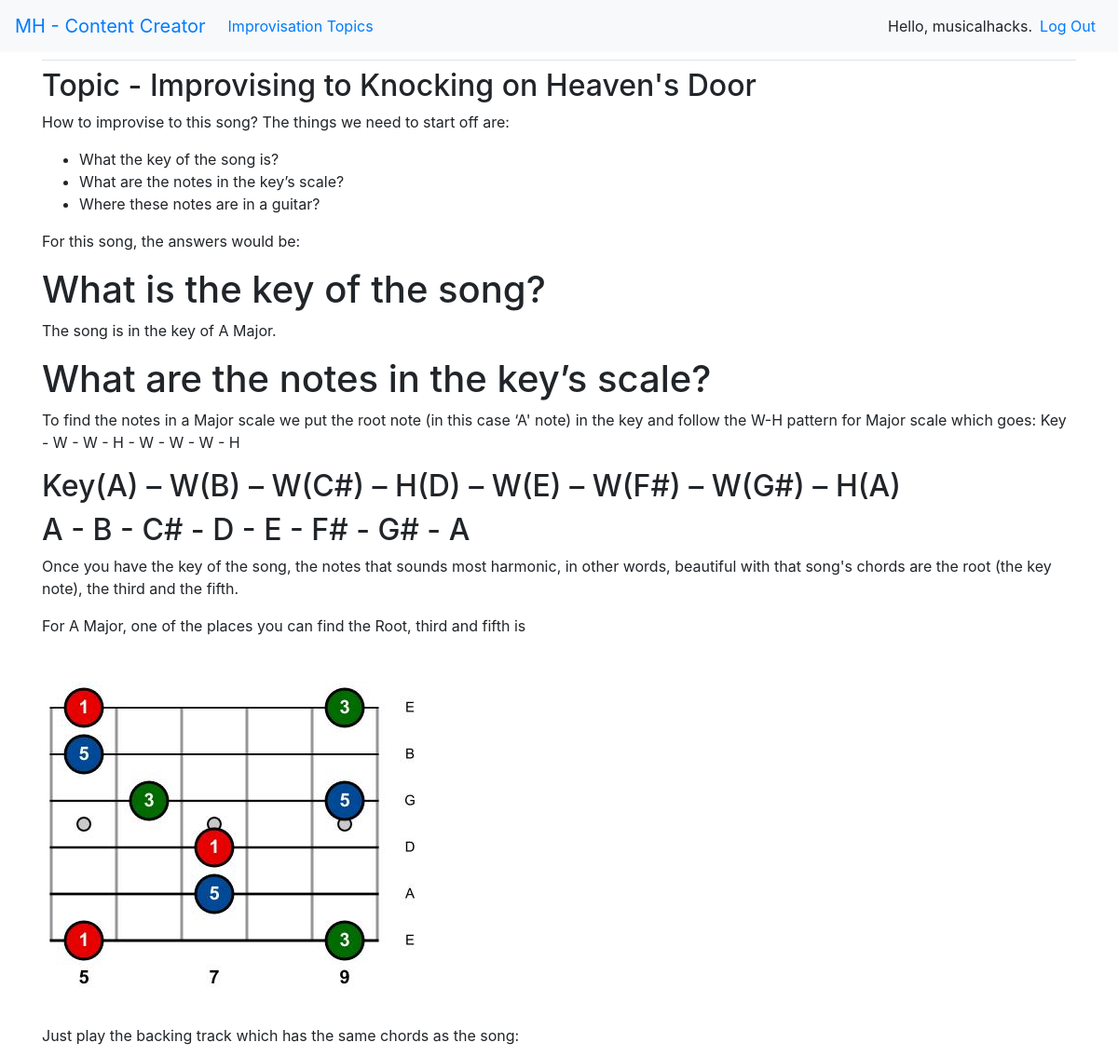
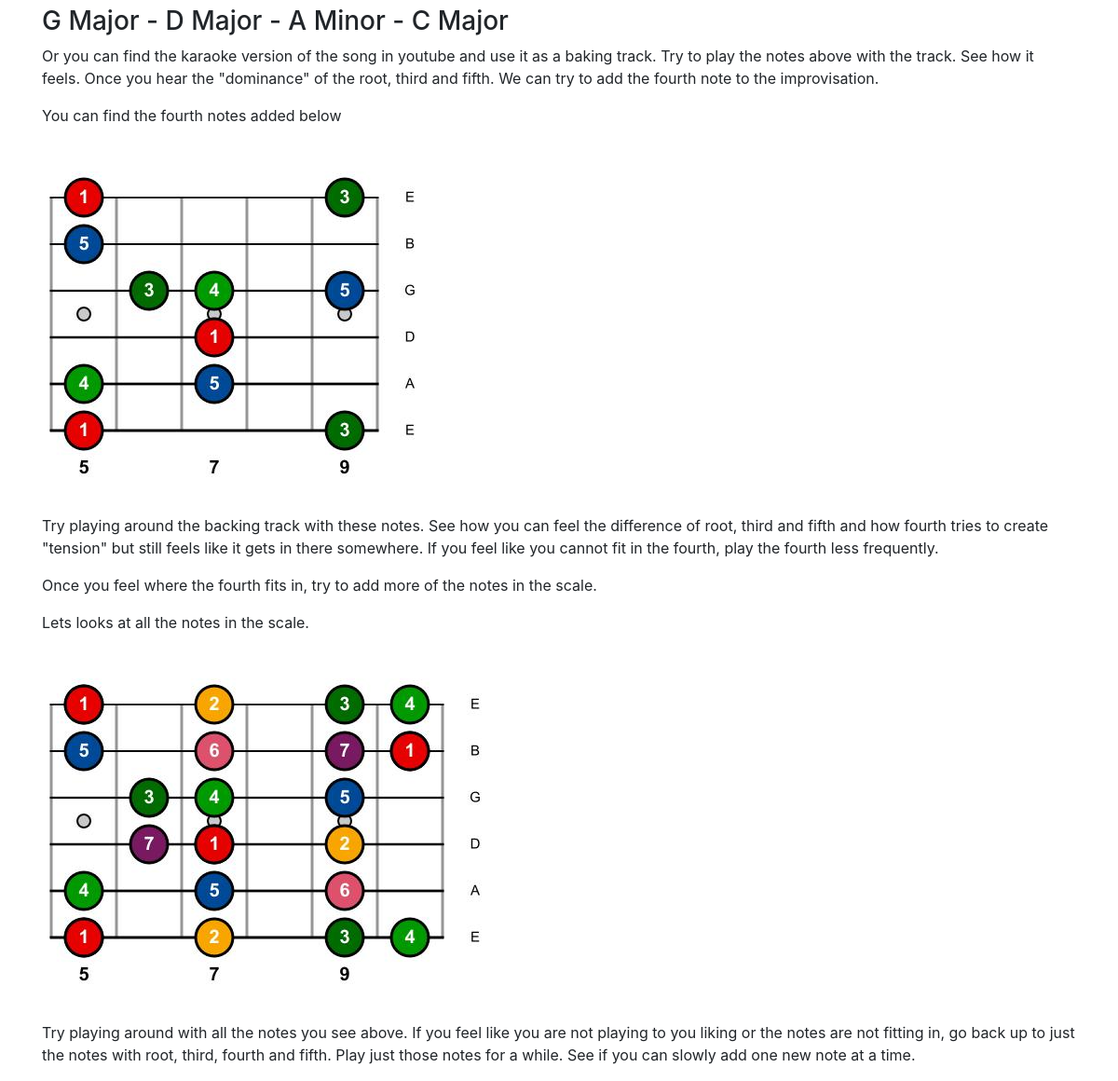
The app's page /imptopics/1/ (signed in) with its own data (2 pictures, top to bottom).
### contents/models.py (models this page shows, shortened)
class ImprovisationTopic(models.Model):
	title = models.CharField(max_length=500)
	key = models.CharField(max_length=500, choices=keys, default='C Major')
	scale = models.CharField(max_length=500, choices=scales, default='Major')
	chords = JSONField()
	date_added = models.DateTimeField(auto_now_add=True)
	owner = models.ForeignKey(User, on_delete=models.CASCADE)
	def __str__(self):
		return self.title

class Fretboard(models.Model):
	name = models.CharField(max_length=500)
	dominant = models.ImageField(blank=True, upload_to="media")
	dominant4 = models.ImageField(blank=True, upload_to="media")
	frets = models.ImageField(blank=True, upload_to="media")
	pentatonic = models.ImageField(blank=True, upload_to="media")

### contents/views.py (the view, shortened to what this page needs)
# urls.py: path('imptopics/<int:topic_id>/', views.imptopic, name='imptopic'),
@login_required
def imptopic(request, topic_id):
	topic = it.objects.get(id=topic_id)
	chord_set = topic.chords
	chord = chord_set["Chords"]
	chording = ' - '.join(chord)
	if topic.scale.title() == 'Minor':
		pattern, scale, notes, dominant, dom4, pentatonic = scale_generator(topic.key,topic.scale)
	else:
		pattern, scale, notes, dominant, dom4 = scale_generator(topic.key,topic.scale)
	scales = ' - '.join(scale)
	all_frets = ft.objects.all()
	fret_names = [] #creatiing set to get all objects already created for a particular key
	for frs in all_frets:
		fret_names.append(frs.name) #putting al scale names in a set to check if that has already been created
	fretboards = ft.objects.filter(name=f"{topic.key.title()} {topic.scale.title()}")
	if request.user != topic.owner:
		raise Http404
	entries = topic.improvisationentry_set.all().order_by('date_added')
	context = {'topic':topic, 'entries': entries, 'pattern':pattern, 'scales':scales, 'notes': notes,'chording':chording,'dominantimg':'dominantimg','fretboards':fretboards}
	return render (request, 'contents/imptopic.html', context)

### contents/models.py (called while the page is built)
	def __str__(self):
		return self.text

### contents/music_theory.py (called while the page is built)
def find_note_index(scale, search_note):
    for i, note in enumerate(scale):
        if type(note) == list:
            if search_note in note:
                return i
        elif type(note) == str:
            if search_note == note:
                return i

def rotate(scale, n):
    return scale[n:] + scale[:n]

def chromatic(key):
    num_rotations = find_note_index(notes, key)
    return rotate(notes, num_rotations)

def make_formula(formula, labeled):
    return [labeled[x] for x in formula.split(',')]

### contents/scale_generator.py (called while the page is built, shortened)
def notes_replace(notes):
    for index, item in enumerate(notes):
        if item == 'A##':
            notes[index] = 'B'
        if item == 'B#':
            notes[index] = 'C'
        if item == 'B##':
            notes[index] = 'C#'
        if item == 'C##':
            notes[index] = 'D'
        if item == 'D##':
            notes[index] = 'E'
        if item == 'E#':
            notes[index] = 'F'
        if item == 'E##':
            notes[index] = 'F#'
        if item == 'F##':
            notes[index] = 'G'
        if item == 'G##':
            notes[index] = 'A'

def scale_generator(root, scale_type):
    scale_notes = []
    key = root.upper()
    scale = scale_type.lower()
    intervs = make_intervals(key)
    if scale == 'major':
        notes = make_formula('P1,M2,M3,P4,P5,M6,M7,P8', intervs)
        notes_replace(notes)
        scale_notes = notes
        pattern = "Key - W - W - H - W - W - W - H"
        notes_pattern = f"Key({notes[0]}) – W({notes[1]}) – W({notes[2]}) – H({notes[3]}) – W({notes[4]}) – W({notes[5]}) – W({notes[6]}) – H({notes[7]})"
        dominant = [notes[0], notes[2], notes[4]]
        dom4 = [notes[0], notes[2], notes[3], notes[4]]
    if scale == 'minor':
        return pattern, scale_notes, notes_pattern, dominant, dom4, pentatonic
    else:
        return pattern, scale_notes, notes_pattern, dominant, dom4

### contents/templates/contents/imptopic.html (shortened to what this page needs)
{% extends "contents/base.html" %}
{% block content %}
<h2>Topic - {{ topic }} </h2>
<p>How to improvise to this song? The things we need to start off are: </p>
<ul>
<li>What the key of the song is?</li>
<li>What are the notes in the key’s scale?</li>
<li>Where these notes are in a guitar?</li>
</ul>
<p>For this song, the answers would be:</p>
<h1>What is the key of the song?</h1>
<p>The song is in the key of {{ topic.key | title }} {{ topic.scale | title }}.</p>
<h1>What are the notes in the key’s scale?</h1>
<p>To find the notes in a {{ topic.scale | title }} scale we put the root note (in this case ‘{{ topic.key | title }}' note) in the key and follow the W-H pattern for {{ topic.scale | title }} scale which goes: {{ pattern }}</p>
<h2>{{ notes }}</h2>
<h2>{{ scales }}</h2>
<p>Once you have the key of the song, the notes that sounds most harmonic, in other words, beautiful with that song's chords are the root (the key note), the third and the fifth.</p>
<p>For {{ topic.key | title }} {{ topic.scale | title }}, one of the places you can find the Root, third and fifth is</p>
{% for f in fretboards%}
<img src="{{ f.dominant.url }}" alt="img">
{% endfor %}
<p>Just play the backing track  which has the same chords as the song:</p>
<h3>{{ chording }}</h3>
<p>Or you can find the karaoke version of the song in youtube and use it as a baking track. Try to play the notes above with the track. See how it feels. Once you hear the "dominance" of the root, third and fifth. We can try to add the fourth note to the improvisation. </p>
<p>You can find the fourth notes added below</p>
{% for f in fretboards%}
<img src="{{ f.dominant4.url }}" alt="img">
{% endfor %}
<p>Try playing around the backing track with these notes. See how you can feel the difference of root, third and fifth and how fourth tries to create "tension" but still feels like it gets in there somewhere. If you feel like you cannot fit in the fourth, play the fourth less frequently. </p>
<p>Once you feel where the fourth fits in, try to add more of the notes in the scale.</p>
<p>Lets looks at all the notes in the scale.</p>
{% for f in fretboards%}
<img src="{{ f.frets.url }}" alt="img">
{% endfor %}
<p>Try playing around with all the notes you see above. If you feel like you are not playing to you liking or the notes are not fitting in, go back up to just the notes with root, third, fourth and fifth. Play just those notes for a while. See if you can slowly add one new note at a time. </p>
{% endblock content %}

### contents/templates/contents/base.html (shortened to what this page needs)
{% load bootstrap4 %}
<!doctype html>
<html lang="en">
<head>
{% bootstrap_css %}
</head>
<body>
<nav class="navbar navbar-expand-lg bg-light">
    <a class="navbar-brand" href="{% url 'contents:index' %}"> MH - Content Creator </a>
  	<div class="collapse navbar-collapse" id="navbarSupportedContent">
      <ul class="navbar-nav me-auto mb-2 mb-lg-0">
        <li class="nav-item">
          <a class="nav-link active" aria-current="page" href="{% url 'contents:imptopics' %}">Improvisation Topics</a>
        </li>
      </ul>
     <ul class="navbar-nav ml-auto">
		{% if user.is_authenticated %}
		<li class="nav-item">
		<span class="navbar-text">Hello, {{ user.username }}.</span>
		</li>
		<li class="nav-item">
			<a class="nav-link" href=" {% url 'users:logout' %}">Log Out</a>
		</li>
		{% endif %}
	</ul>
	</div>
</nav>
<main role="main" class="container">
	<div class="pb-2 mb-2 border-bottom">
		{% block page_header %}{% endblock page_header %} </div>
	<div>
		{% block content %}{% endblock content %}
	</div>
</main>
</body>
</html>

### records on screen
ImprovisationTopic: title "Improvising to Knocking on Heaven's Door", key "A", scale "Major"
Fretboard: dominant (picture), dominant4 (picture), frets (picture)

### other values on screen
{{ user.username }} "musicalhacks"
{{ pattern }} "Key - W - W - H - W - W - W - H"
{{ notes }} "Key(A) – W(B) – W(C#) – H(D) – W(E) – W(F#) – W(G#) – H(A)"
{{ scales }} "A - B - C# - D - E - F# - G# - A"
{{ chording }} "G Major - D Major - A Minor - C Major"
